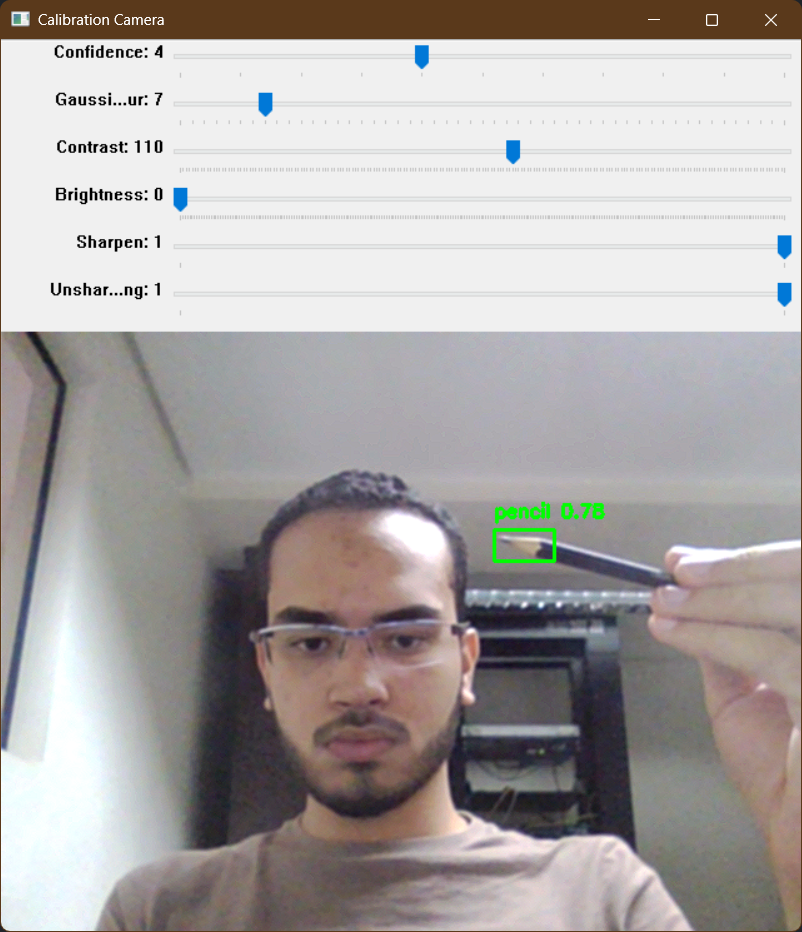
#> input picture assets/calibration.png, 802 x 932 px, given in place of the camera
$ python tempCodeRunnerFile.py
#> lines starting #> are read from the running program, lines starting #| are printed output that depends on the picture; after the words box and inside, x2 and y2 are one past the last pixel; in counts of white or black regions, pixels touching at a corner belong together
import cv2
import numpy as np
import configparser

# https://docs.opencv.org/4.x/df/d9d/tutorial_py_colorspaces.html
# https://www.bluetin.io/opencv/opencv-color-detection-filtering-python/
# https://docs.opencv.org/4.x/d1/db7/tutorial_py_histogram_begins.html


def emtpy_callback(_):
    pass


# Função para calcular a média das coordenadas dos keypoints
def coord_detect(keypoints):
    x = 0
    y = 0
    for keypoint in keypoints:
        x += keypoint.pt[0]
        y += keypoint.pt[1]
    if len(keypoints) > 0:
        x /= len(keypoints)
        y /= len(keypoints)
        # Retorna a média das coordenadas
        # print(int(x), int(y))
        return (int(x), int(y))
    return None


cap = cv2.VideoCapture(0)
cv2.namedWindow("Lousa")

# Cria os trackbars para a cor vermelha
cv2.createTrackbar("LH_RED", "Lousa", 0, 179, emtpy_callback)
cv2.createTrackbar("LS_RED", "Lousa", 0, 255, emtpy_callback)
cv2.createTrackbar("UH_RED", "Lousa", 179, 179, emtpy_callback)
cv2.setTrackbarPos("LH_RED", "Lousa", 169)
cv2.setTrackbarPos("LS_RED", "Lousa", 108)

# Cria os trackbars para a cor verde
cv2.createTrackbar("LH_GREEN", "Lousa", 0, 179, emtpy_callback)
cv2.createTrackbar("LS_GREEN", "Lousa", 0, 255, emtpy_callback)
cv2.createTrackbar("UH_GREEN", "Lousa", 179, 179, emtpy_callback)
cv2.setTrackbarPos("LH_GREEN", "Lousa", 20)
cv2.setTrackbarPos("LS_GREEN", "Lousa", 45)
cv2.setTrackbarPos("UH_GREEN", "Lousa", 100)

# Cria os trackbars para a erosão e o número máximo de pontos
cv2.createTrackbar("EROSION", "Lousa", 0, 151, emtpy_callback)
cv2.setTrackbarPos("EROSION", "Lousa", 4)
cv2.createTrackbar("MAX_POINTS", "Lousa", 10, 150, emtpy_callback)
cv2.setTrackbarPos("MAX_POINTS", "Lousa", 60)


# Carrega as configurações do arquivo config.ini
config = configparser.ConfigParser()
try:
    config.read("config.ini")
    cv2.setTrackbarPos("LH_RED", "Lousa", config["Settings"].getint("LH_RED"))
    cv2.setTrackbarPos("LS_RED", "Lousa", config["Settings"].getint("LS_RED"))
    cv2.setTrackbarPos("UH_RED", "Lousa", config["Settings"].getint("UH_RED"))
    cv2.setTrackbarPos("LH_GREEN", "Lousa", config["Settings"].getint("LH_GREEN"))
    cv2.setTrackbarPos("LS_GREEN", "Lousa", config["Settings"].getint("LS_GREEN"))
    cv2.setTrackbarPos("UH_GREEN", "Lousa", config["Settings"].getint("UH_GREEN"))
    cv2.setTrackbarPos("EROSION", "Lousa", config["Settings"].getint("EROSION"))
    cv2.setTrackbarPos("MAX_POINTS", "Lousa", config["Settings"].getint("MAX_POINTS"))
    print("Config Carregado")
except:
    print("Config não encontrado")


# Parâmetros para o detector de blobs
params = cv2.SimpleBlobDetector_Params()
params.filterByArea = True
params.minArea = 1000
params.maxArea = 1000000
params.filterByCircularity = False
params.filterByConvexity = False
params.filterByInertia = False
detector = cv2.SimpleBlobDetector_create(params)

# Lista de coordenadas para desenhar círculos
red_draw = []
green_draw = []

while True:
    # Lê o frame da câmera
    ret, frame = cap.read()
#> frame is the input picture: shape (932, 802, 3); mean B, G, R 165.9, 167.2, 171.7
    if not ret:
        break
    hsv = cv2.cvtColor(frame, cv2.COLOR_BGR2HSV)
#> hsv: shape (932, 802, 3); mean H, S, V 55, 26.7, 175.2

    # Pega o valor da erosão
    erosion = cv2.getTrackbarPos("EROSION", "Lousa")

    # Pega o valor máximo de pontos
    max_points = cv2.getTrackbarPos("MAX_POINTS", "Lousa")

    # Filtro para a cor vermelha
    lh_red = cv2.getTrackbarPos("LH_RED", "Lousa")
    ls_red = cv2.getTrackbarPos("LS_RED", "Lousa")
    uh_red = cv2.getTrackbarPos("UH_RED", "Lousa")
    lower_red = np.array([lh_red, ls_red, 0])
    upper_red = np.array([uh_red, 255, 255])
    red_mask = cv2.inRange(hsv, lower_red, upper_red)
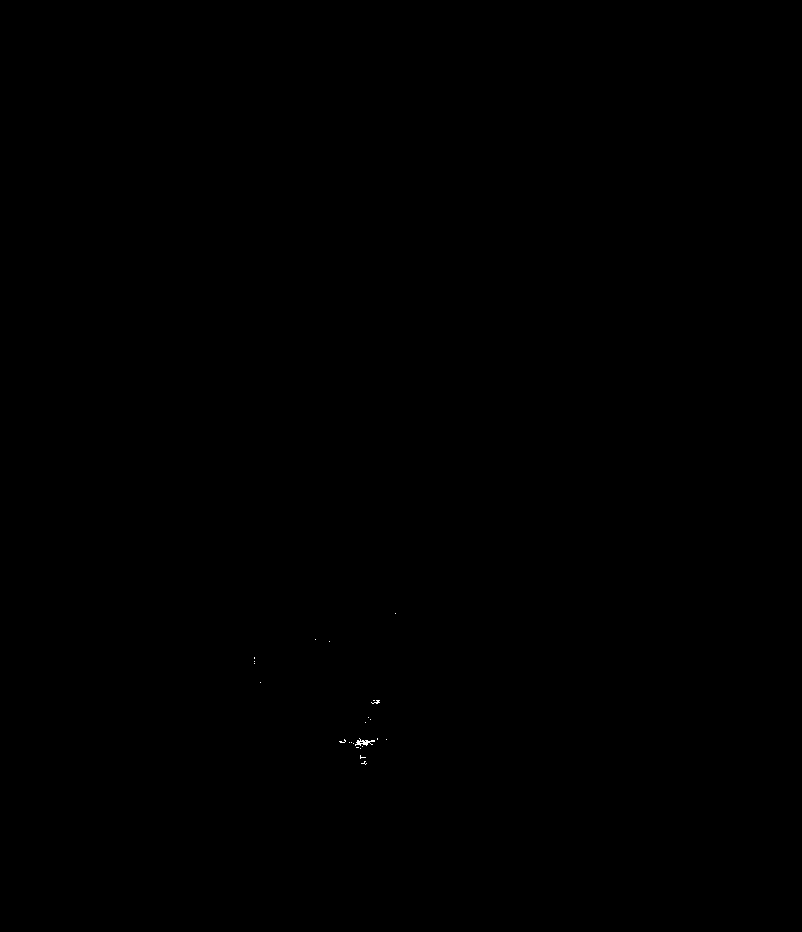
#> red_mask: shape (932, 802); 0.02% white in thin lines or dots, all inside (x1, y1, x2, y2) = (254, 613, 396, 765)

    # Detecta keypoints na máscara da cor vermelha
    red_res = cv2.erode(
        cv2.bitwise_and(frame, frame, mask=red_mask), None, iterations=erosion
    )
#> red_res: shape (932, 802, 3); every value is 0
    inverted_red_mask = cv2.bitwise_not(red_mask)
    red_keypoints = detector.detect(inverted_red_mask)
#> red_keypoints = ()

    # Filtro para a cor verde
    lh_green = cv2.getTrackbarPos("LH_GREEN", "Lousa")
    ls_green = cv2.getTrackbarPos("LS_GREEN", "Lousa")
    uh_green = cv2.getTrackbarPos("UH_GREEN", "Lousa")
    lower_green = np.array([lh_green, ls_green, 0])
    upper_green = np.array([uh_green, 255, 255])
    green_mask = cv2.inRange(hsv, lower_green, upper_green)
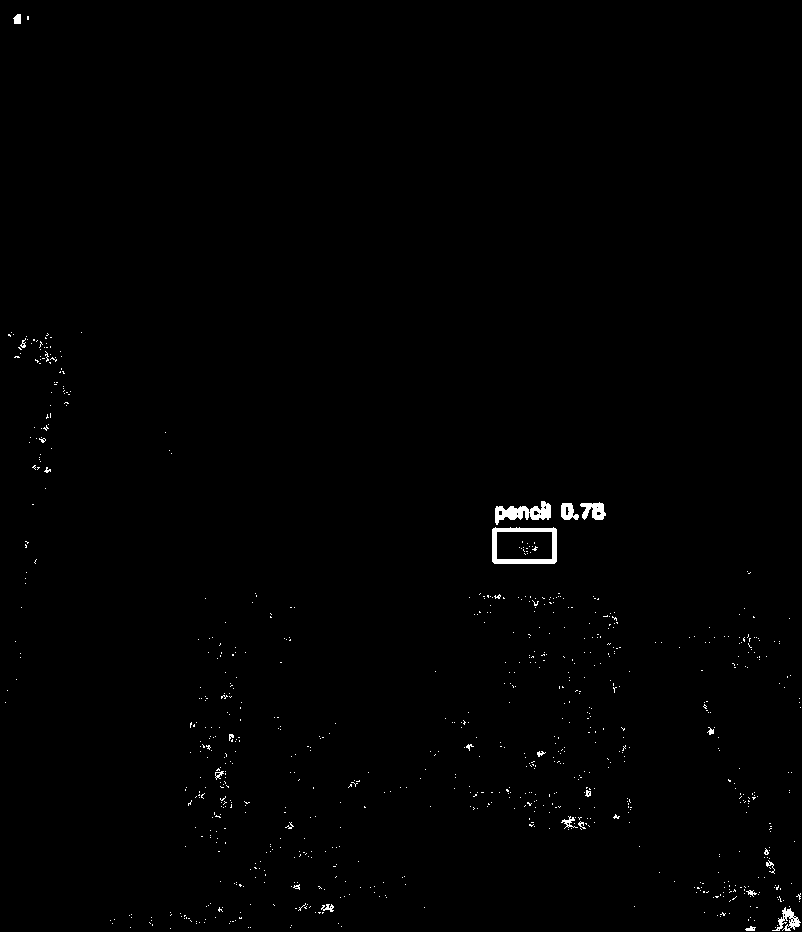
#> green_mask: shape (932, 802); 0.6% white; 823 white regions (801 under 20 px), largest, box (x1, y1, x2, y2) and area: (492, 527, 557, 564) 852, (495, 501, 551, 525) 662, (580, 502, 606, 520) 298

    # Detecta keypoints na máscara da cor verde
    res_green = cv2.erode(
        cv2.bitwise_and(frame, frame, mask=green_mask), None, iterations=erosion
    )
    inverted_green_mask = cv2.bitwise_not(green_mask)
    green_keypoints = detector.detect(inverted_green_mask)
#> green_keypoints = ()

    # Adiciona a média das coordenadas dos red_keypoints
    coord = coord_detect(red_keypoints)
#> after the loop in coord_detect, `for keypoint in keypoints:`: x = 0
    if coord is not None:
        red_draw.append(coord)
    # Se houver mais de 30 coordenadas, remove a primeira
    if len(red_draw) > max_points:
        red_draw.pop(0)

    # Adiciona a média das coordenadas dos red_keypoints
    coord = coord_detect(green_keypoints)
    if coord is not None:
        green_draw.append(coord)
    # Se houver mais de 30 coordenadas, remove a primeira
    if len(green_draw) > max_points:
        green_draw.pop(0)

    # Desenha círculos nas coordenadas da lista
    for coord in red_draw:
        cv2.circle(red_res, coord, 10, (0, 0, 255), -1)
    for coord in green_draw:
        cv2.circle(res_green, coord, 10, (0, 255, 0), -1)

    combined_res = cv2.bitwise_or(red_res, res_green)
    cv2.imshow("Lousa", cv2.flip(combined_res, 1))


    # Lê a tecla pressionada
    key = cv2.waitKey(1) & 0xFF
#> (key q is pressed here)

    # Limpa as listas de coordenadas ao pressionar a tecla "c"
    if key == ord("c"):
        red_draw.clear()
        green_draw.clear()

    # Sai do loop ao pressionar a tecla "q"
    elif key == ord("q") or cv2.getWindowProperty('Lousa',cv2.WND_PROP_VISIBLE) < 1:
        break

# Salva as configurações no arquivo config.ini
config["Settings"] = {
    "LH_RED": cv2.getTrackbarPos("LH_RED", "Lousa"),
    "LS_RED": cv2.getTrackbarPos("LS_RED", "Lousa"),
    "UH_RED": cv2.getTrackbarPos("UH_RED", "Lousa"),
    "LH_GREEN": cv2.getTrackbarPos("LH_GREEN", "Lousa"),
    "LS_GREEN": cv2.getTrackbarPos("LS_GREEN", "Lousa"),
    "UH_GREEN": cv2.getTrackbarPos("UH_GREEN", "Lousa"),
    "EROSION": cv2.getTrackbarPos("EROSION", "Lousa"),
    "MAX_POINTS": cv2.getTrackbarPos("MAX_POINTS", "Lousa"),
}
try:
    with open("config.ini", "w") as configfile:
        config.write(configfile)
    print("Config Salvo")
except:
    print("Erro ao salvar config")

cap.release()
cv2.destroyAllWindows()
